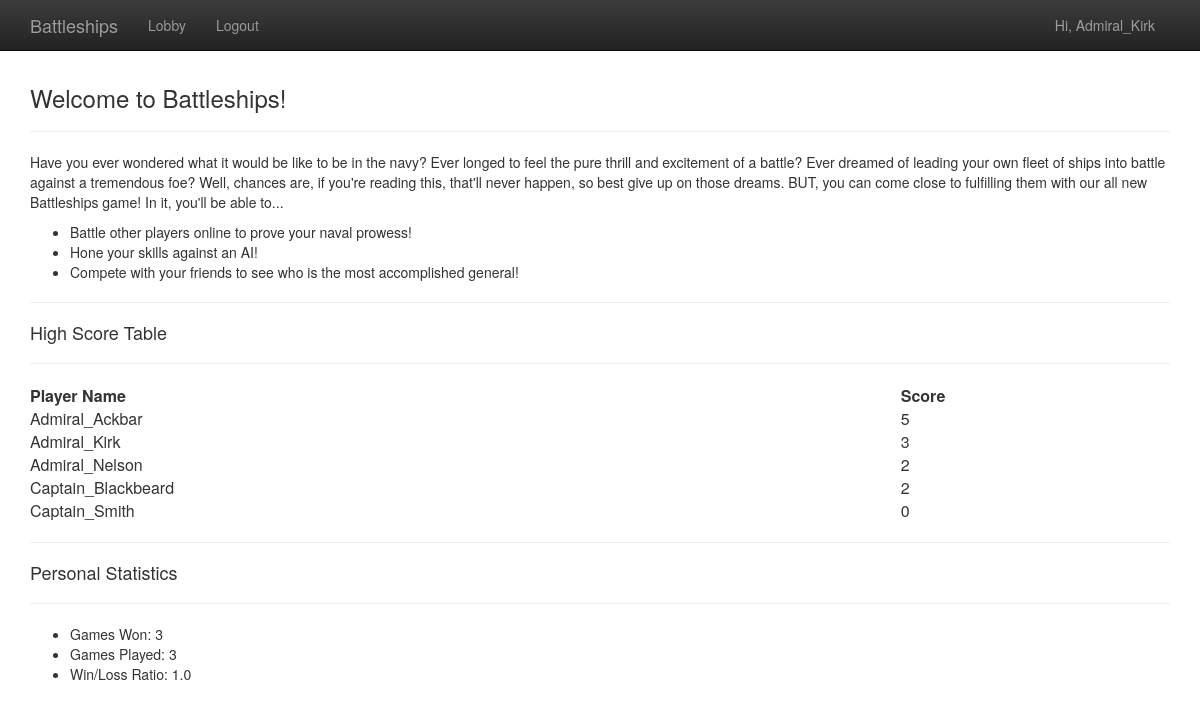
Screenshot of / (signed in) with the database file from the repository.
### game/models.py (models this page shows, shortened)
class Battleships_User(models.Model):
	user = models.ForeignKey(User, on_delete=models.CASCADE)
	wins = models.IntegerField(default=0)
	games_played = models.IntegerField(default=0)
	def get_user(user):
		return Battleships_User.objects.get(user=user)

### game/views/views.py (the view)
# urls.py: url(r'^$', views.HomeView.as_view()),
class HomeView(TemplateView):
    template_name = 'home.html'
    def get_context_data(self, **kwargs):
        context = super(HomeView, self).get_context_data(**kwargs)
        message = []
        for i in range(0, len(Battleships_User.objects.all())):
            message.append(Battleships_User.objects.all()[i])
        message.sort(key=lambda x: -x.wins)
        context['top_five'] = message[:5]
        current_user = self.request.user
        current_battle_user = Battleships_User.get_user(current_user.id)
        context['current'] = current_battle_user
        if current_battle_user.games_played != 0:
            context['current_wl'] = current_battle_user.wins / current_battle_user.games_played
        else:
            context['current_wl'] = "N/A"
        return context

### templates/home.html
{% extends "base.html" %}
{% block main_content %}
<div class="row">
    <div class="col-lg-12">
        <h3>Welcome to Battleships!</h3>
		<hr>
		<p>Have you ever wondered what it would be like to be in the navy? Ever longed to feel the pure thrill and excitement of a battle? Ever dreamed of leading your own fleet of ships into battle against a tremendous foe? Well, chances are, if you're reading this, that'll never happen, so best give up on those dreams. BUT, you can come close to fulfilling them with our all new Battleships game! In it, you'll be able to... </p>
		<ul>
			<li>Battle other players online to prove your naval prowess!</li>
			<li>Hone your skills against an AI!</li>
			<li>Compete with your friends to see who is the most accomplished general!</li>
		</ul>
		<hr>
		<h4>High Score Table</h4>
		<hr>
		<table style="width:100%">
          <tr>
            <th>Player Name</th>
            <th>Score</th>
          </tr>
		  	<ul>
			{% for entry in top_five %}
				<tr>
					<td>{{ entry.user.username }}</td>
					<td>{{ entry.wins }}</td>
				</tr>
			{% endfor %}
			</ul>
        </table>
		<hr>
		<h4>Personal Statistics</h4>
		<hr>
		<ul>
			<li>Games Won: {{current.wins}}</li>
			<li>Games Played: {{current.games_played}}</li>
			<li>Win/Loss Ratio: {{current_wl}}</li>
		</ul>
    </div>
</div>
{% endblock %}

### templates/base.html (shortened to what this page needs)
{% load static %}
<html lang="en">
<head>
    <link rel="stylesheet" href="https://maxcdn.bootstrapcdn.com/bootstrap/3.3.7/css/bootstrap.min.css"
>
    <link rel="stylesheet" href="https://maxcdn.bootstrapcdn.com/bootstrap/3.3.7/css/bootstrap-theme.min.css"
>
</head>
<body style="padding-top:65px;">
    <nav class="navbar navbar-inverse navbar-fixed-top" role="navigation">
        <div class="container">
            <div class="navbar-header">
                <a class="navbar-brand" href="/">Battleships</a>
            </div>
            <div class="collapse navbar-collapse" id="bs-example-navbar-collapse-1">
                <ul class="nav navbar-nav">
                    {% if request.user.is_authenticated %}
                        <li><a href="/lobby/">Lobby</a></li>
                        <li><a href="/logout/">Logout</a></li>
                    {% else %}
                        <li><a href="/register/">Register</a></li>
                        <li><a href="/login/">Login</a></li>
                    {% endif %}
                </ul>
                {% if request.user.is_authenticated %}
                <p class="navbar-text pull-right">Hi, {{ request.user }}</p>
                {% endif %}
            </div>
        </div>
    </nav>
    <div class="container" style="margin-bottom:50px;">
        {% block main_content %}{% endblock %}
    </div>
</body>
</html>

### rows the page displays
Battleships_User: user.username "Admiral_Ackbar", wins "5"
Battleships_User: user.username "Admiral_Kirk", wins "3", games_played "3"
Battleships_User: user.username "Admiral_Nelson", wins "2"
Battleships_User: user.username "Captain_Blackbeard", wins "2"
Battleships_User: user.username "Captain_Smith", wins "0"

### other values shown
{{ request.user }} "Admiral_Kirk"
{{ current_wl }} "1.0"
